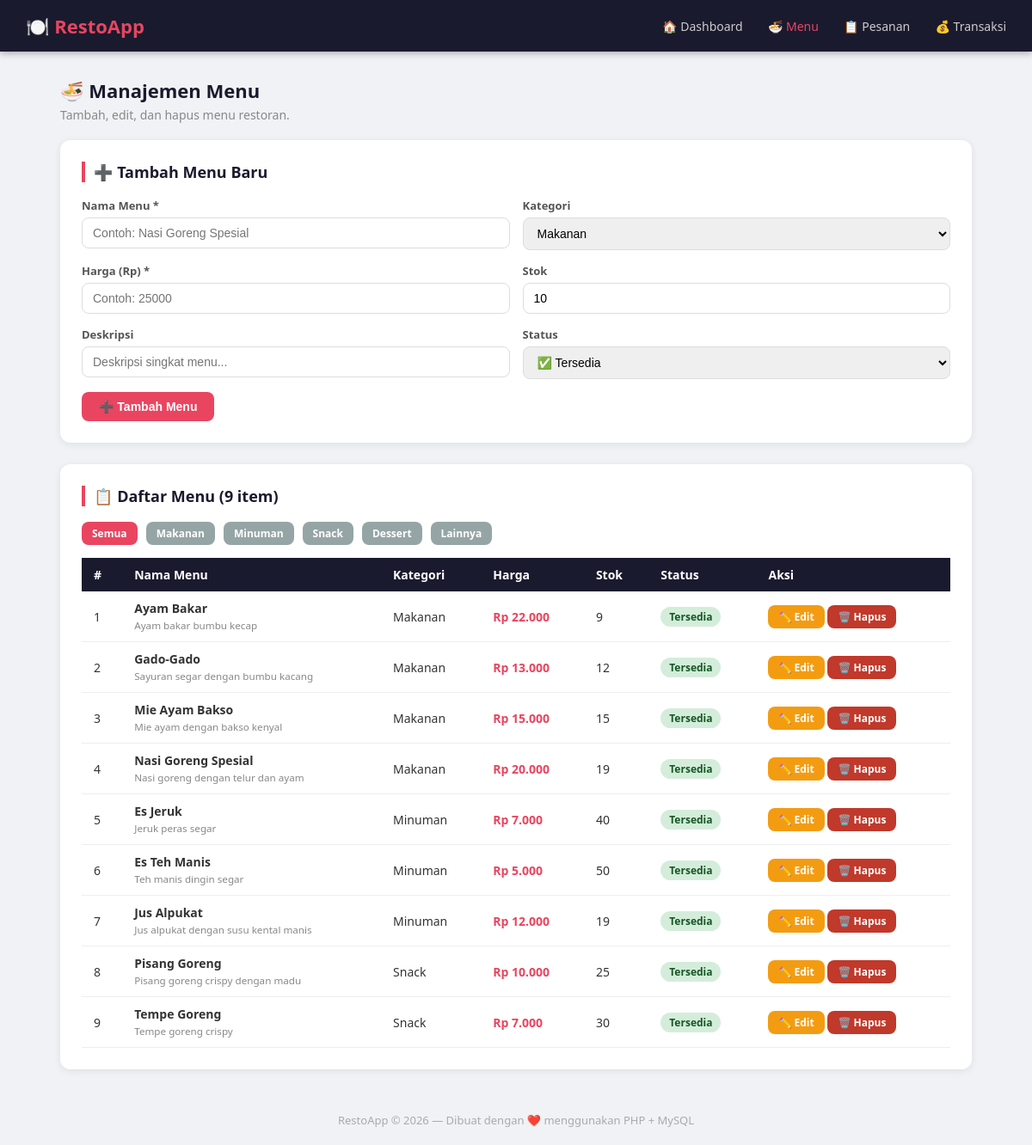
Page /menu.php on the committed database.
### tables this page shows
CREATE TABLE `daftar_menu` (
  `id_menu` int(11) NOT NULL,
  `nama_menu` varchar(100) NOT NULL,
  `kategori` enum('Makanan','Minuman','Snack','Dessert','Lainnya') DEFAULT 'Makanan',
  `harga` int(11) NOT NULL DEFAULT 0,
  `stok` int(11) NOT NULL DEFAULT 0,
  `deskripsi` varchar(255) DEFAULT '',
  `status` enum('tersedia','habis') DEFAULT 'tersedia',
  `created_at` timestamp NOT NULL DEFAULT current_timestamp()
);

### menu.php (the view, shortened to what this page needs)
<?php
require_once 'includes/koneksi.php';
$data_edit = null;
$filter_kategori = isset($_GET['kategori']) ? $_GET['kategori'] : '';
$sql_menu = "SELECT * FROM daftar_menu";
$sql_menu .= " ORDER BY kategori, nama_menu";
$result_menu = mysqli_query($koneksi, $sql_menu);
require_once 'includes/header.php';
?>
<div class="container">
    <div class="page-title">
        <h1>🍜 Manajemen Menu</h1>
        <p>Tambah, edit, dan hapus menu restoran.</p>
    </div>
    <div class="card">
        <h2><?= $data_edit ? '✏️ Edit Menu' : '➕ Tambah Menu Baru' ?></h2>
        <form method="POST">
            <div class="form-row">
                <div class="form-group">
                    <label>Nama Menu *</label>
                    <input type="text" name="nama_menu" placeholder="Contoh: Nasi Goreng Spesial"
                           value="<?= $data_edit ? htmlspecialchars($data_edit['nama_menu']) : '' ?>" required>
                </div>
                <div class="form-group">
                    <label>Kategori</label>
                    <select name="kategori">
                        <?php
                        $kategori_list = ['Makanan', 'Minuman', 'Snack', 'Dessert', 'Lainnya'];
                        foreach ($kategori_list as $k): ?>
                            <option value="<?= $k ?>" <?= ($data_edit && $data_edit['kategori'] == $k) ? 'selected' : '' ?>><?= $k ?></option>
                        <?php endforeach; ?>
                    </select>
                </div>
            </div>
            <div class="form-row">
                <div class="form-group">
                    <label>Harga (Rp) *</label>
                    <input type="number" name="harga" placeholder="Contoh: 25000" min="0"
                           value="<?= $data_edit ? $data_edit['harga'] : '' ?>" required>
                </div>
                <div class="form-group">
                    <label>Stok</label>
                    <input type="number" name="stok" placeholder="Jumlah stok" min="0"
                           value="<?= $data_edit ? $data_edit['stok'] : '10' ?>">
                </div>
            </div>
            <div class="form-row">
                <div class="form-group">
                    <label>Deskripsi</label>
                    <input type="text" name="deskripsi" placeholder="Deskripsi singkat menu..."
                           value="<?= $data_edit ? htmlspecialchars($data_edit['deskripsi']) : '' ?>">
                </div>
                <div class="form-group">
                    <label>Status</label>
                    <select name="status">
                        <option value="tersedia" <?= ($data_edit && $data_edit['status'] == 'tersedia') ? 'selected' : '' ?>>✅ Tersedia</option>
                    </select>
                </div>
            </div>
            <button type="submit" class="btn btn-primary"><?= $data_edit ? '💾 Simpan Perubahan' : '➕ Tambah Menu' ?></button>
        </form>
    </div>
    <div class="card">
        <h2>📋 Daftar Menu (<?= mysqli_num_rows($result_menu) ?> item)</h2>
        <div style="margin-bottom:15px; display:flex; gap:10px; flex-wrap:wrap;">
            <a href="menu.php" class="btn btn-sm <?= !$filter_kategori ? 'btn-primary' : 'btn-secondary' ?>">Semua</a>
            <?php foreach (['Makanan','Minuman','Snack','Dessert','Lainnya'] as $k): ?>
                <a href="menu.php?kategori=<?= $k ?>" class="btn btn-sm <?= $filter_kategori == $k ? 'btn-primary' : 'btn-secondary' ?>"><?= $k ?></a>
            <?php endforeach; ?>
        </div>
        <?php if (mysqli_num_rows($result_menu) > 0): ?>
        <table>
            <thead>
                <tr>
                    <th>#</th>
                    <th>Nama Menu</th>
                    <th>Kategori</th>
                    <th>Harga</th>
                    <th>Stok</th>
                    <th>Status</th>
                    <th>Aksi</th>
                </tr>
            </thead>
            <tbody>
            <?php $no = 1; while ($row = mysqli_fetch_assoc($result_menu)): ?>
                <tr>
                    <td><?= $no++ ?></td>
                    <td>
                        <strong><?= htmlspecialchars($row['nama_menu']) ?></strong>
                        <?php if ($row['deskripsi']): ?>
                            <br><small style="color:#888"><?= htmlspecialchars($row['deskripsi']) ?></small>
                        <?php endif; ?>
                    </td>
                    <td><?= $row['kategori'] ?></td>
                    <td class="harga">Rp <?= number_format($row['harga'], 0, ',', '.') ?></td>
                    <td><?= $row['stok'] ?></td>
                    <td>
                        <span class="badge badge-<?= $row['status'] ?>">
                            <?= ucfirst($row['status']) ?>
                        </span>
                    </td>
                    <td>
                        <a href="menu.php?edit=<?= $row['id_menu'] ?>" class="btn btn-warning btn-sm">✏️ Edit</a>
                        <a href="menu.php?hapus=<?= $row['id_menu'] ?>" class="btn btn-danger btn-sm"
                           onclick="return confirm('Hapus menu ini?')">🗑️ Hapus</a>
                    </td>
                </tr>
            <?php endwhile; ?>
            </tbody>
        </table>
        <?php endif; ?>
    </div>
</div>
<?php require_once 'includes/footer.php'; ?>

### css/style.css (style rules this page uses)
* { margin: 0; padding: 0; box-sizing: border-box; }
body { font-family: 'Segoe UI', sans-serif; background: #f0f2f5; color: #333; }
.container { max-width: 1100px; margin: 30px auto; padding: 0 20px; }
.card { background: #fff; border-radius: 12px; padding: 25px; box-shadow: 0 2px 10px rgba(0,0,0,0.08); margin-bottom: 25px; }
.card h2 { font-size: 18px; margin-bottom: 18px; color: #1a1a2e; border-left: 4px solid #e94560; padding-left: 10px; }
table { width: 100%; border-collapse: collapse; font-size: 14px; }
table th { background: #1a1a2e; color: #fff; padding: 10px 14px; text-align: left; }
table td { padding: 10px 14px; border-bottom: 1px solid #eee; }
.badge { display: inline-block; padding: 3px 10px; border-radius: 20px; font-size: 12px; font-weight: 600; }
.badge-tersedia { background: #d4edda; color: #155724; }
.form-group { margin-bottom: 15px; }
.form-group label { display: block; font-size: 13px; font-weight: 600; margin-bottom: 5px; color: #555; }
.form-group input, .form-group select, .form-group textarea { width: 100%; padding: 9px 12px; border: 1px solid #ddd; border-radius: 8px; font-size: 14px; transition: border-color 0.2s; }
.form-row { display: grid; grid-template-columns: 1fr 1fr; gap: 15px; }
.btn { display: inline-block; padding: 9px 20px; border: none; border-radius: 8px; cursor: pointer; font-size: 14px; font-weight: 600; text-decoration: none; transition: opacity 0.2s; }
.btn-primary { background: #e94560; color: #fff; }
.btn-warning { background: #f39c12; color: #fff; }
.btn-danger { background: #c0392b; color: #fff; }
.btn-secondary { background: #95a5a6; color: #fff; }
.btn-sm { padding: 5px 12px; font-size: 12px; }
.harga { color: #e94560; font-weight: 700; }
.page-title { margin-bottom: 20px; }
.page-title h1 { font-size: 22px; color: #1a1a2e; }
.page-title p { color: #888; font-size: 14px; margin-top: 4px; }

### rows in the picture
daftar_menu: nama_menu "Ayam Bakar", deskripsi "Ayam bakar bumbu kecap", kategori "Makanan", harga "22.000", stok "9", status "Tersedia"
daftar_menu: nama_menu "Gado-Gado", deskripsi "Sayuran segar dengan bumbu kacang", kategori "Makanan", harga "13.000", stok "12", status "Tersedia"
daftar_menu: nama_menu "Mie Ayam Bakso", deskripsi "Mie ayam dengan bakso kenyal", kategori "Makanan", harga "15.000", stok "15", status "Tersedia"
daftar_menu: nama_menu "Nasi Goreng Spesial", deskripsi "Nasi goreng dengan telur dan ayam", kategori "Makanan", harga "20.000", stok "19", status "Tersedia"
daftar_menu: nama_menu "Es Jeruk", deskripsi "Jeruk peras segar", kategori "Minuman", harga "7.000", stok "40", status "Tersedia"
daftar_menu: nama_menu "Es Teh Manis", deskripsi "Teh manis dingin segar", kategori "Minuman", harga "5.000", stok "50", status "Tersedia"
daftar_menu: nama_menu "Jus Alpukat", deskripsi "Jus alpukat dengan susu kental manis", kategori "Minuman", harga "12.000", stok "19", status "Tersedia"
daftar_menu: nama_menu "Pisang Goreng", deskripsi "Pisang goreng crispy dengan madu", kategori "Snack", harga "10.000", stok "25", status "Tersedia"
daftar_menu: nama_menu "Tempe Goreng", deskripsi "Tempe goreng crispy", kategori "Snack", harga "7.000", stok "30", status "Tersedia"

### other values in the picture
mysqli_num_rows($result_menu) "9"
$k "Makanan"
$k "Minuman"
$k "Snack"
$k "Dessert"
$k "Lainnya"
form field kategori "Makanan"
